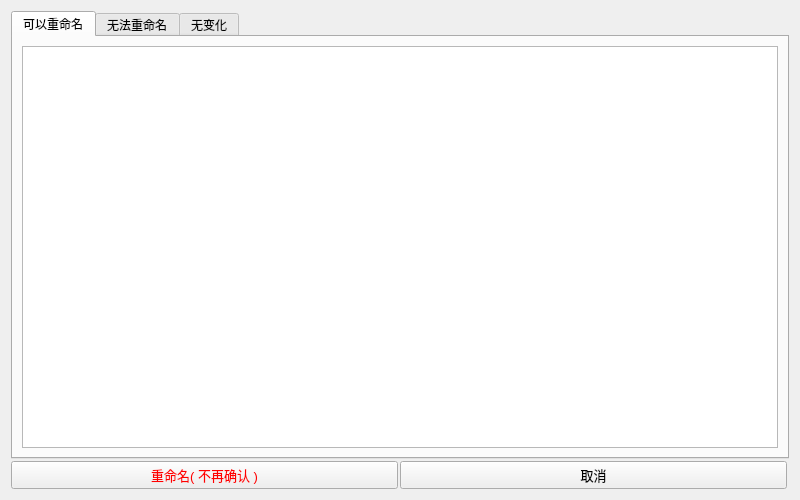
<?xml version="1.0" encoding="UTF-8"?>
<ui version="4.0">
 <class>prevwd</class>
 <widget class="QMainWindow" name="prevwd">
  <property name="windowModality">
   <enum>Qt::ApplicationModal</enum>
  </property>
  <property name="geometry">
   <rect>
    <x>0</x>
    <y>0</y>
    <width>800</width>
    <height>500</height>
   </rect>
  </property>
  <property name="windowTitle">
   <string>重命名结果预览</string>
  </property>
  <widget class="QWidget" name="centralwidget">
   <layout class="QHBoxLayout" name="horizontalLayout_3">
    <item>
     <layout class="QVBoxLayout" name="verticalLayout" stretch="94,6">
      <property name="spacing">
       <number>2</number>
      </property>
      <property name="leftMargin">
       <number>2</number>
      </property>
      <property name="topMargin">
       <number>2</number>
      </property>
      <property name="rightMargin">
       <number>2</number>
      </property>
      <property name="bottomMargin">
       <number>2</number>
      </property>
      <item>
       <widget class="QTabWidget" name="tabWidget">
        <property name="font">
         <font>
          <family>Microsoft YaHei UI</family>
         </font>
        </property>
        <property name="currentIndex">
         <number>0</number>
        </property>
        <widget class="QWidget" name="tab_1">
         <attribute name="title">
          <string>可以重命名</string>
         </attribute>
         <layout class="QHBoxLayout" name="horizontalLayout">
          <item>
           <widget class="QTextEdit" name="textEdit_successful">
            <property name="font">
             <font>
              <family>Microsoft YaHei UI</family>
              <pointsize>9</pointsize>
              <underline>false</underline>
             </font>
            </property>
            <property name="contextMenuPolicy">
             <enum>Qt::NoContextMenu</enum>
            </property>
            <property name="lineWrapMode">
             <enum>QTextEdit::NoWrap</enum>
            </property>
            <property name="readOnly">
             <bool>true</bool>
            </property>
           </widget>
          </item>
         </layout>
        </widget>
        <widget class="QWidget" name="tab_2">
         <attribute name="title">
          <string>无法重命名</string>
         </attribute>
         <layout class="QHBoxLayout" name="horizontalLayout_4">
          <item>
           <widget class="QTextEdit" name="textEdit_failed">
            <property name="font">
             <font>
              <family>Microsoft YaHei UI</family>
              <pointsize>9</pointsize>
              <underline>false</underline>
             </font>
            </property>
            <property name="contextMenuPolicy">
             <enum>Qt::NoContextMenu</enum>
            </property>
            <property name="lineWrapMode">
             <enum>QTextEdit::NoWrap</enum>
            </property>
            <property name="readOnly">
             <bool>true</bool>
            </property>
           </widget>
          </item>
         </layout>
        </widget>
        <widget class="QWidget" name="tab_3">
         <attribute name="title">
          <string>无变化</string>
         </attribute>
         <layout class="QHBoxLayout" name="horizontalLayout_5">
          <item>
           <widget class="QTextEdit" name="textEdit_unchanged">
            <property name="font">
             <font>
              <family>Microsoft YaHei UI</family>
              <pointsize>9</pointsize>
              <underline>false</underline>
             </font>
            </property>
            <property name="contextMenuPolicy">
             <enum>Qt::NoContextMenu</enum>
            </property>
            <property name="lineWrapMode">
             <enum>QTextEdit::NoWrap</enum>
            </property>
            <property name="readOnly">
             <bool>true</bool>
            </property>
           </widget>
          </item>
         </layout>
        </widget>
       </widget>
      </item>
      <item>
       <layout class="QHBoxLayout" name="horizontalLayout_2">
        <property name="spacing">
         <number>2</number>
        </property>
        <property name="rightMargin">
         <number>2</number>
        </property>
        <item>
         <widget class="QPushButton" name="btn_confirm">
          <property name="palette">
           <palette>
            <active>
             <colorrole role="ButtonText">
              <brush brushstyle="SolidPattern">
               <color alpha="255">
                <red>255</red>
                <green>0</green>
                <blue>0</blue>
               </color>
              </brush>
             </colorrole>
            </active>
            <inactive>
             <colorrole role="ButtonText">
              <brush brushstyle="SolidPattern">
               <color alpha="255">
                <red>255</red>
                <green>0</green>
                <blue>0</blue>
               </color>
              </brush>
             </colorrole>
            </inactive>
            <disabled>
             <colorrole role="ButtonText">
              <brush brushstyle="SolidPattern">
               <color alpha="255">
                <red>120</red>
                <green>120</green>
                <blue>120</blue>
               </color>
              </brush>
             </colorrole>
            </disabled>
           </palette>
          </property>
          <property name="font">
           <font>
            <family>Microsoft YaHei UI</family>
            <pointsize>10</pointsize>
            <weight>50</weight>
            <bold>false</bold>
           </font>
          </property>
          <property name="text">
           <string>重命名( 不再确认 )</string>
          </property>
         </widget>
        </item>
        <item>
         <widget class="QPushButton" name="btn_cancel">
          <property name="font">
           <font>
            <family>Microsoft YaHei UI</family>
            <pointsize>10</pointsize>
            <weight>50</weight>
            <bold>false</bold>
           </font>
          </property>
          <property name="text">
           <string>取消</string>
          </property>
         </widget>
        </item>
       </layout>
      </item>
     </layout>
    </item>
   </layout>
  </widget>
 </widget>
 <resources/>
 <connections/>
</ui>
